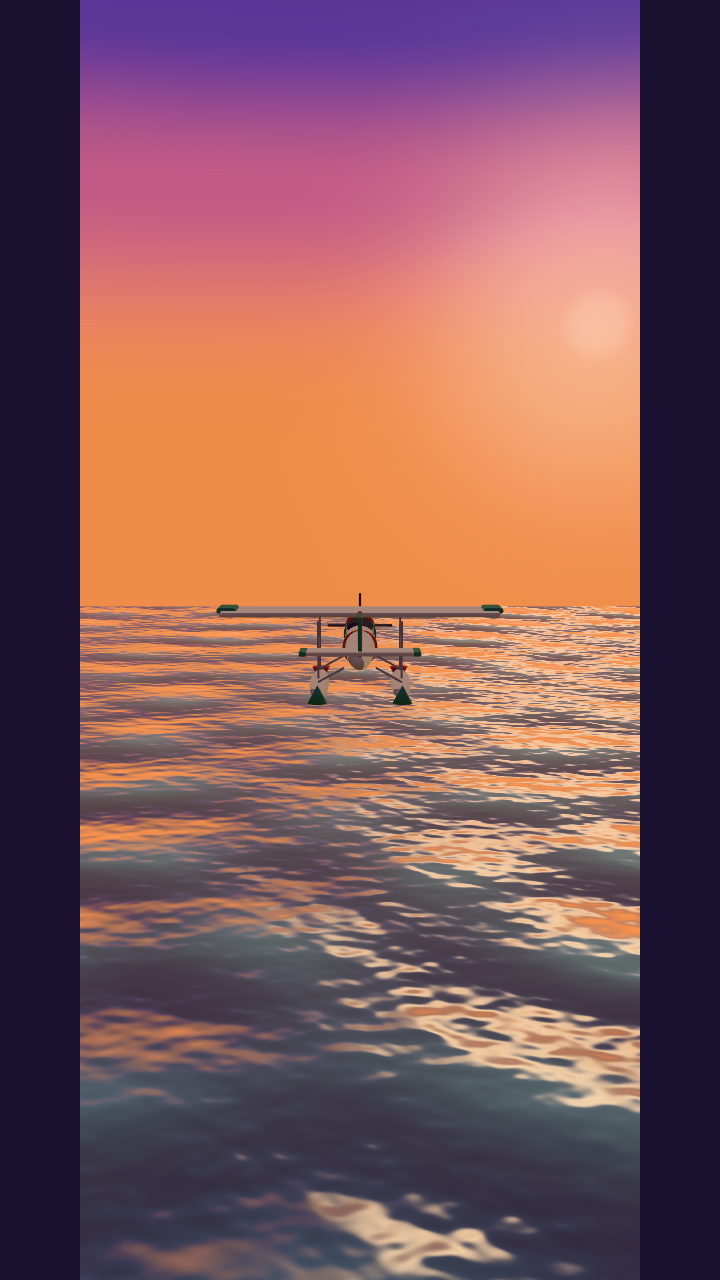
#> input picture artifacts/sea-review/round3-H240-alt240.png, 720 x 1280 px
$ python measure-round3.py
#> lines starting #> are read from the running program, lines starting #| are printed output that depends on the picture
"""Round-3 pixel measurements (fine-octave plan Task 4 Step 2).

Same band definitions, thresholds AND difference operator (forward np.diff) as measure.py (round-1/round-2 geometry:
far 0.40-0.50, mid 0.50-0.70, near 0.70-0.97 of canvas height; row_stripes =
count of rows whose mean-gradient exceeds 3). Reads the round3- prefixed
frames, writes measurements-round3.json — does NOT touch the round-1 file.

Usage: python artifacts/sea-review/measure-round3.py
"""
import json
import os
import numpy as np
from PIL import Image

HERE = os.path.dirname(os.path.abspath(__file__))
FRAMES = [
    'round3-H240-alt240', 'round3-H120-alt120', 'round3-H060-alt60',
    'round3-H020-alt20', 'round3-H007-alt7', 'round3-SKIM-dive7',
    'round3-H007-grazing', 'round3-H007-nochop', 'round3-H020-nochop',
    'round3-H007-lowtier',
]


def load(name):
#> called with name = 'round3-H240-alt240'
    return np.asarray(Image.open(os.path.join(HERE, name + '.png')).convert('RGB'), dtype=np.float32)


def luma(a):
    return a[..., 0] * 0.2126 + a[..., 1] * 0.7152 + a[..., 2] * 0.0722
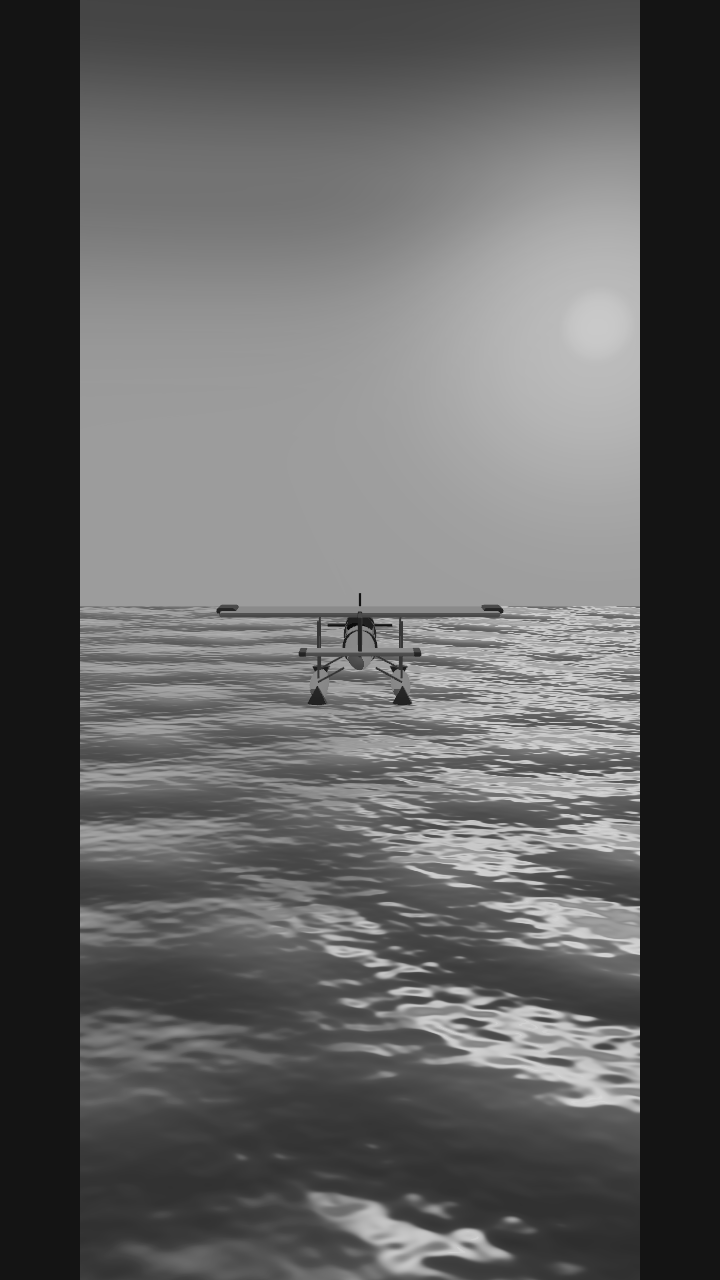
#> returned value: shape (1280, 720) float32; min 9.34, max 215.9, mean 98.4


def canvas_bounds(a):
    """Drop the dark side bars and return (x0, x1)."""
    col = luma(a).mean(axis=0)
#> col = 720 values, max 139.8 at index 587, min 20.44 at index 0, mean 98.4
    keep = np.where(col > 45)[0]
#> keep = 560 values from 80 to 639
    return int(keep[0]), int(keep[-1] + 1)


def band_stats(y, x0, x1, lo, hi):
    h = y.shape[0]
    band = y[int(h * lo):int(h * hi), x0:x1]
    # FORWARD differences — the exact measure.py operator (final-review fix:
    # np.gradient here was a centered-difference drift; the round-1 baselines
    # are diff-口径 and every ratio in the receipt must use the same operator).
    gy = np.abs(np.diff(band, axis=0))
    gx = np.abs(np.diff(band, axis=1))
    return {
        'std': round(float(band.std()), 2),
        'gx': round(float(gx.mean()), 3),
        'gy': round(float(gy.mean()), 3),
        'mean': round(float(band.mean()), 1),
    }


def row_stripes(y, x0, x1, lo, hi, threshold=3.0):
    h = y.shape[0]
    band = y[int(h * lo):int(h * hi), x0:x1]
    prof = band.mean(axis=1)
    d = np.abs(np.diff(prof))
    return int((d > threshold).sum())


out = {}
for name in FRAMES:
    p = os.path.join(HERE, name + '.png')
    if not os.path.exists(p):
        out[name] = {'missing': True}
        continue
    a = load(name)
    y = luma(a)
    x0, x1 = canvas_bounds(a)
#> x0 = 80; x1 = 640
    entry = dict(size=[a.shape[1], a.shape[0]], canvas_x=[x0, x1], canvas_w=x1 - x0)
#> entry = {'size': [720, 1280], 'canvas_x': [80, 640], 'canvas_w': 560}
    for tag, lo, hi in [('far', 0.40, 0.50), ('mid', 0.50, 0.70), ('near', 0.70, 0.97)]:
        entry[tag] = band_stats(y, x0, x1, lo, hi)
#> this loop made 3 passes
#> pass 1, in band_stats, `band = y[int(h * lo):int(h * hi), x0:x1]`:
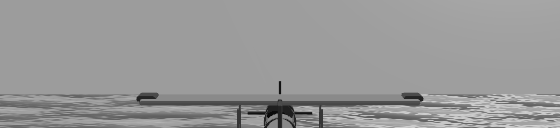
#> band: shape (128, 560) float32; min 9.34, max 210.5, mean 152.6
#> pass 1, in band_stats, `gy = np.abs(np.diff(band, axis=0))`:
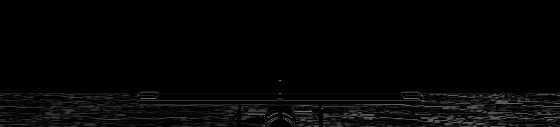
#> gy: shape (127, 560) float32; min 0, max 150.3, mean 5.4
#> pass 1, in band_stats, `gx = np.abs(np.diff(band, axis=1))`:
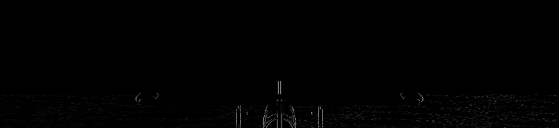
#> gx: shape (128, 559) float32; min 0, max 135.8, mean 1.2
#> pass 2, in band_stats (call 2), `band = y[int(h * lo):int(h * hi), x0:x1]`:
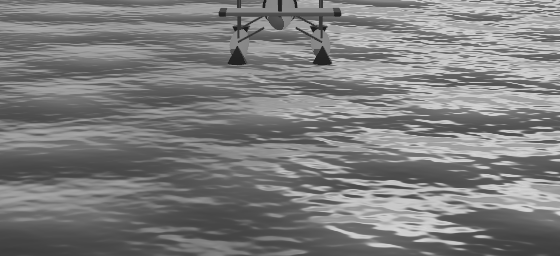
#> band: shape (256, 560) float32; min 29.58, max 214.8, mean 125.4
#> after the loop, entry = 6 items
    entry['stripes_far'] = row_stripes(y, x0, x1, 0.40, 0.52, 3.0)
#> in row_stripes, `band = y[int(h * lo):int(h * hi), x0:x1]`:
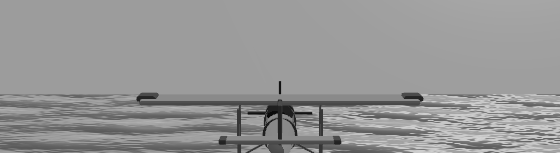
#> band: shape (153, 560) float32; min 9.34, max 211.3, mean 150
#> in row_stripes, `prof = band.mean(axis=1)`: prof = 153 values, max 160.2 at index 137, min 102.9 at index 104, mean 150
#> in row_stripes, `d = np.abs(np.diff(prof))`: d = 152 values, max 29.39 at index 100, min 0.00333 at index 89, mean 2.49
    entry['stripes_near'] = row_stripes(y, x0, x1, 0.70, 0.97, 3.0)
#> call 2 of row_stripes, with x0 = 80, x1 = 640, lo = 0.7, hi = 0.97, threshold = 3
#> in row_stripes (call 2), `band = y[int(h * lo):int(h * hi), x0:x1]`:
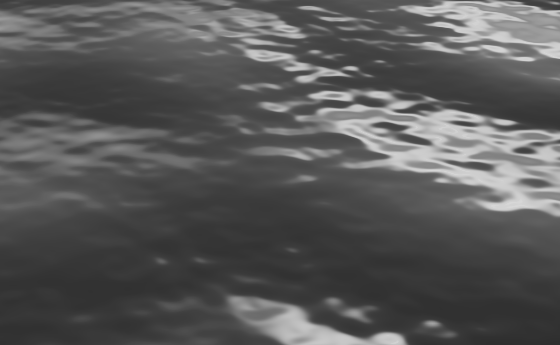
#> band: shape (345, 560) float32; min 46.29, max 215.9, mean 88.3
#> in row_stripes (call 2), `prof = band.mean(axis=1)`: prof = 345 values, max 132.9 at index 132, min 54.47 at index 289, mean 88.27
#> in row_stripes (call 2), `d = np.abs(np.diff(prof))`: d = 344 values, max 9.2 at index 0, min 0.000378 at index 288, mean 1.28
    out[name] = entry
#> pass 2 of the loop `for name in FRAMES:`:
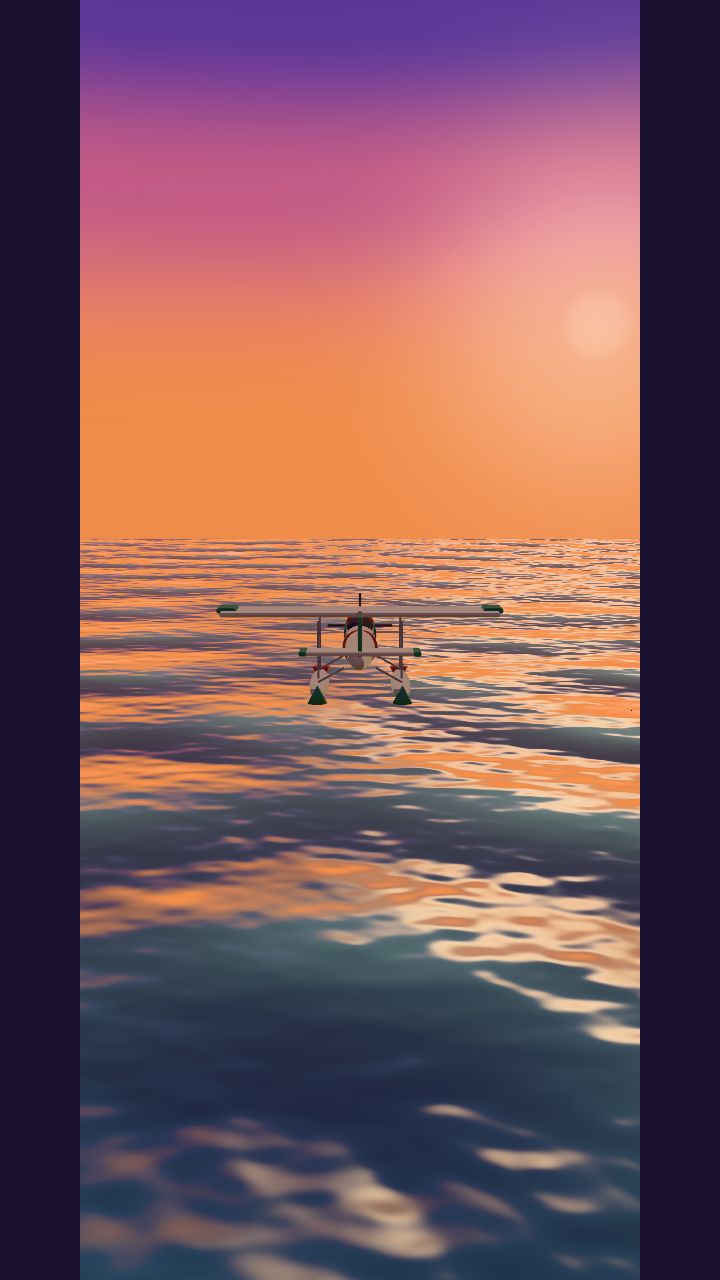
#> input picture artifacts/sea-review/round3-H120-alt120.png, 720 x 1280 px
#> in luma (call 3), `return a[..., 0] * 0.2126 + a[..., 1] * 0.7152 + a[..., 2] * 0.0722`:
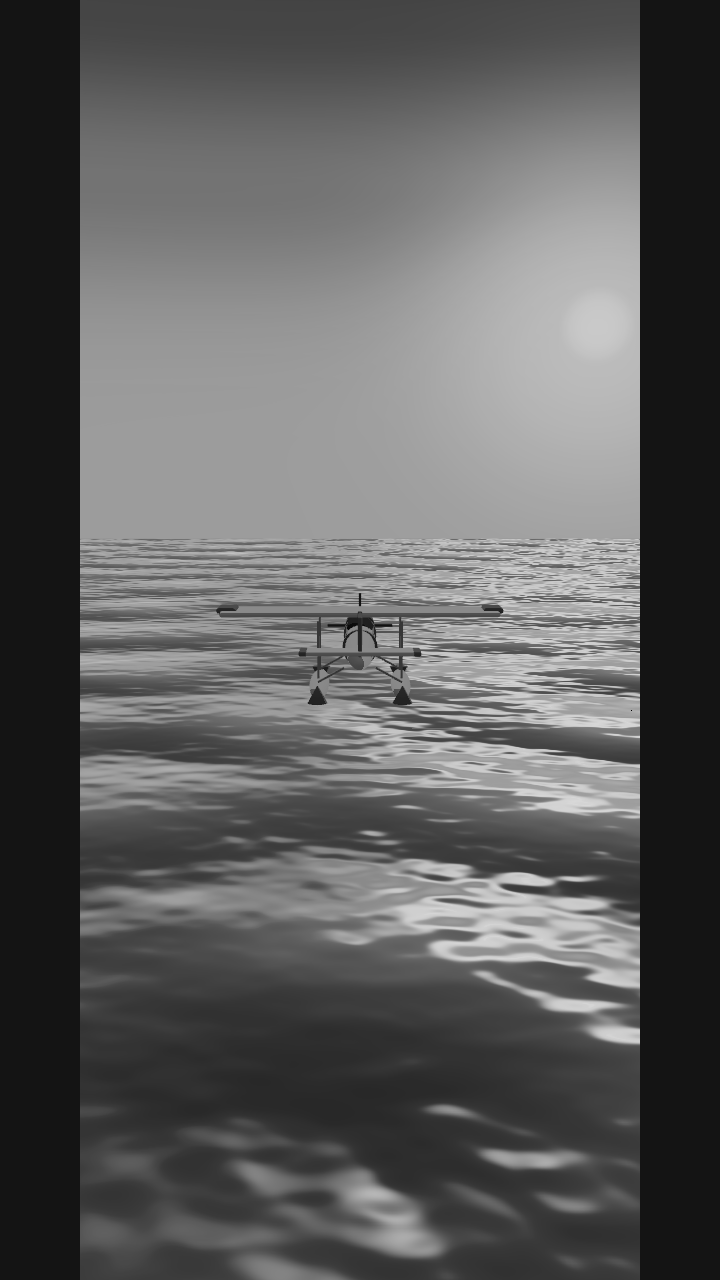
#> returned value: shape (1280, 720) float32; min 0, max 216.6, mean 94.5
#> `entry = dict(size=[a.shape[1], a.shape[0]], canvas_x=[x0, x1], canvas_..`: entry = {'size': [720, 1280], 'canvas_x': [80, 640], 'canvas_w': 560}
#> after the loop `for tag, lo, hi in [('far', 0.40, 0.50), ('mid', 0.50, 0.70), ('near',..`: entry = 6 items
#> in row_stripes (call 4), `band = y[int(h * lo):int(h * hi), x0:x1]`:
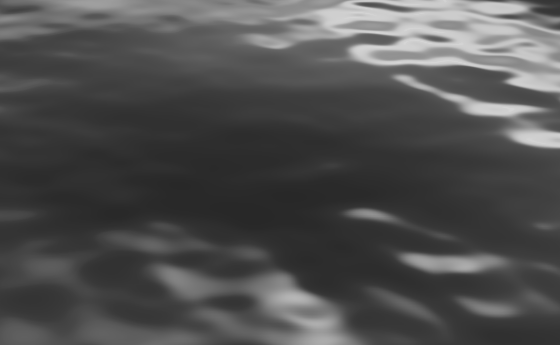
#> band: shape (345, 560) float32; min 40.25, max 214.6, mean 79.5
#> prof = 345 values, max 150.4 at index 13, min 47.39 at index 198, mean 79.47
#> d = 344 values, max 6.11 at index 64, min 0.00386 at index 318, mean 0.871
#> pass 3 of the loop `for name in FRAMES:`:
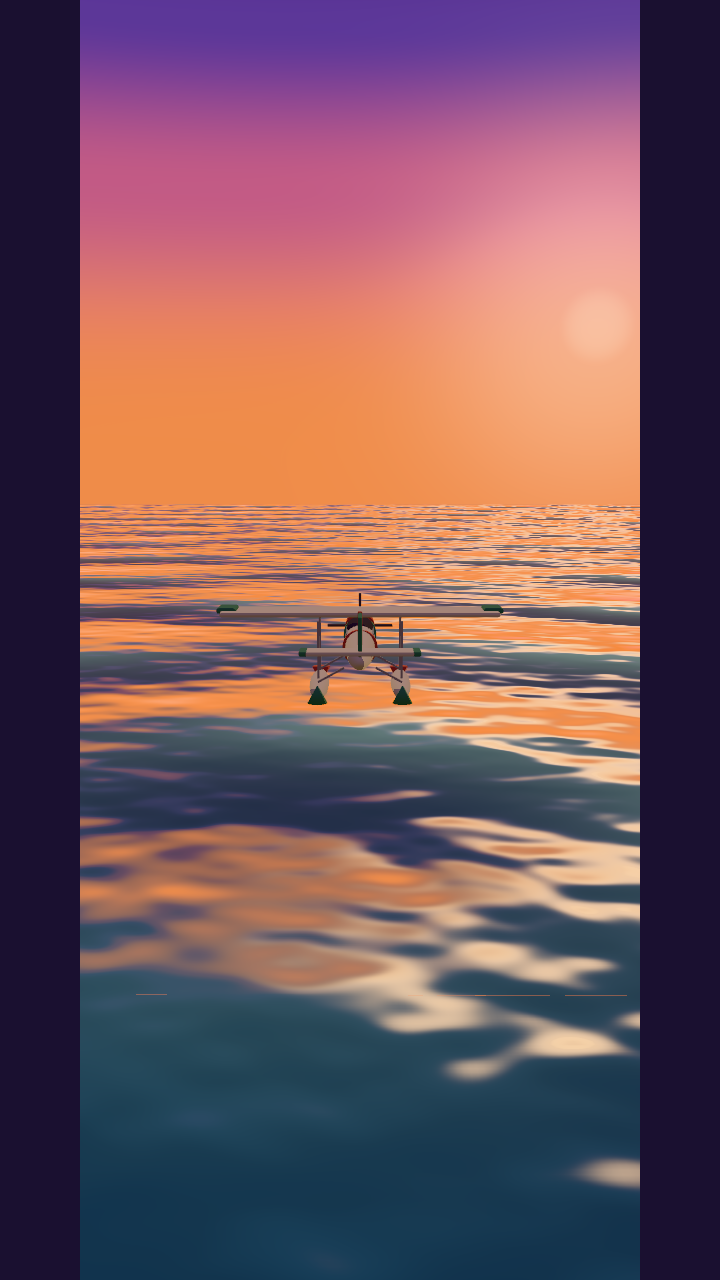
#> input picture artifacts/sea-review/round3-H060-alt60.png, 720 x 1280 px
#> in luma (call 5), `return a[..., 0] * 0.2126 + a[..., 1] * 0.7152 + a[..., 2] * 0.0722`:
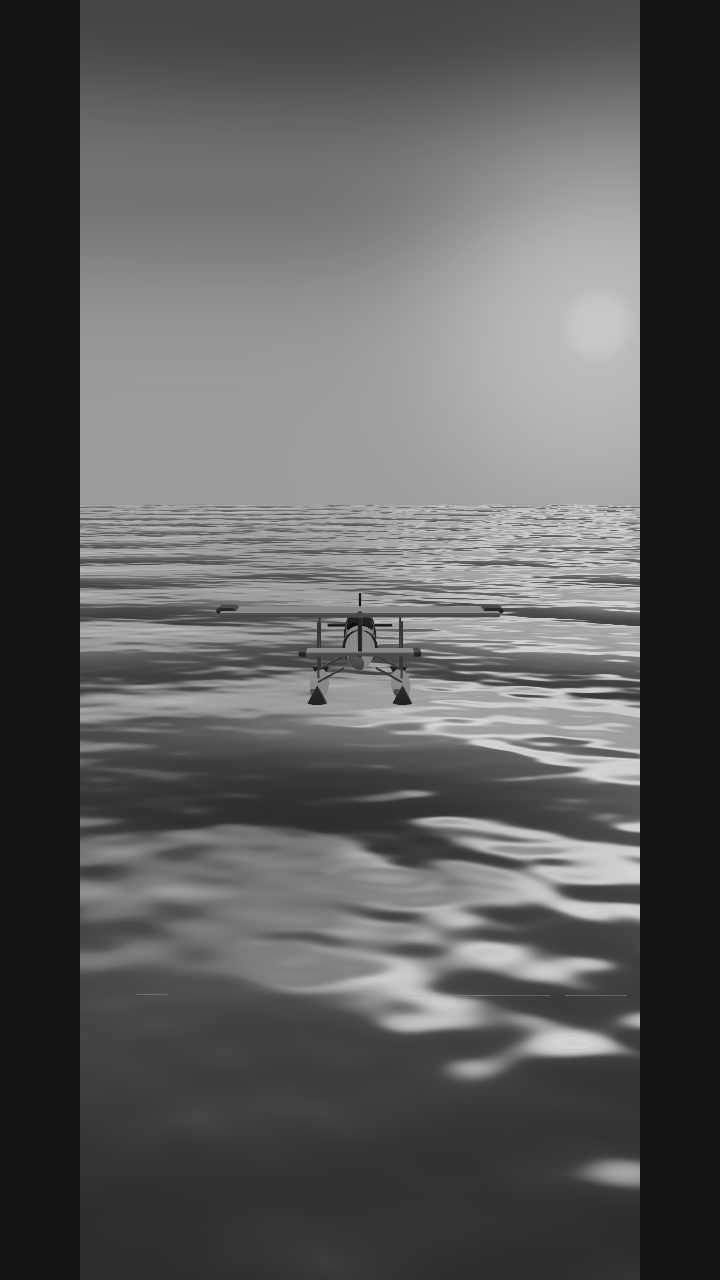
#> returned value: shape (1280, 720) float32; min 9.34, max 215.3, mean 93.1
#> `entry = dict(size=[a.shape[1], a.shape[0]], canvas_x=[x0, x1], canvas_..`: entry = {'size': [720, 1280], 'canvas_x': [80, 640], 'canvas_w': 560}
#> after the loop `for tag, lo, hi in [('far', 0.40, 0.50), ('mid', 0.50, 0.70), ('near',..`: entry = 6 items
#> in row_stripes (call 6), `band = y[int(h * lo):int(h * hi), x0:x1]`:
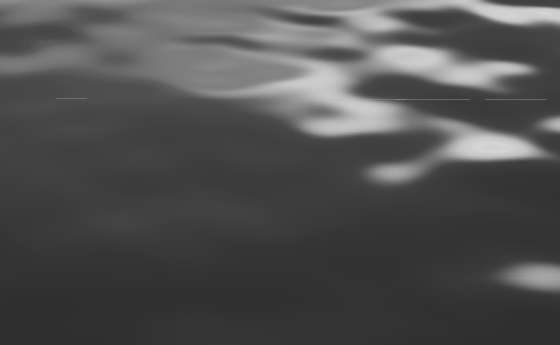
#> band: shape (345, 560) float32; min 46, max 212.8, mean 80.4
#> prof = 345 values, max 139.9 at index 66, min 49.53 at index 311, mean 80.4
#> d = 344 values, max 10.75 at index 99, min 0.000961 at index 329, mean 0.732
#> the loop made 10 passes; the first 3 are shown

print(json.dumps(out, indent=2))
#> (printed output is left out)
with open(os.path.join(HERE, 'measurements-round3.json'), 'w', encoding='utf-8') as f:
    json.dump(out, f, indent=2)
